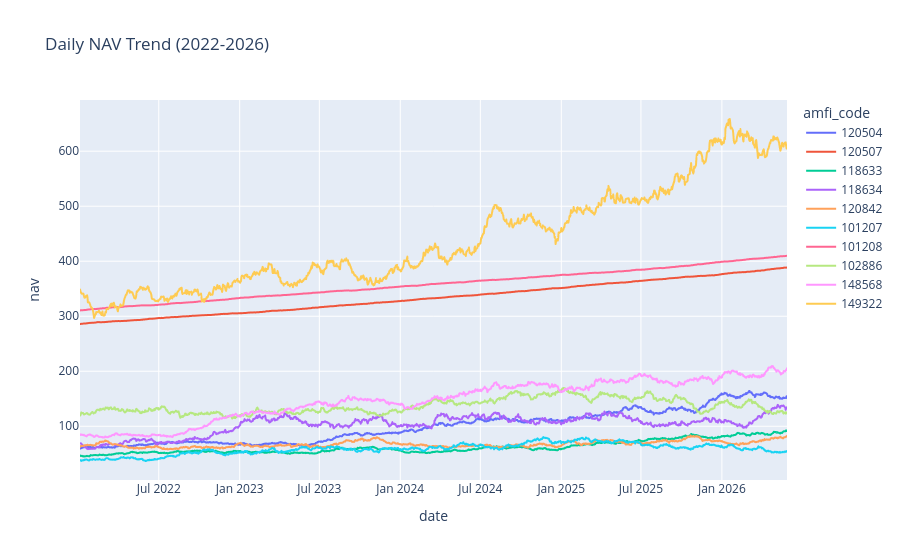

This figure's notebook cell:
### Code cell
# Plotly chart
fig = px.line(
    nav_top10,
    x='date',
    y='nav',
    color='amfi_code',
    title='Daily NAV Trend (2022-2026)'
)

fig.show()

### Figure 1 — Plotly figure (JSON) as saved in the notebook; plotly's stock layout.template omitted (floating-point values rounded to 4 significant figures; data arrays with more than 128 entries replaced by an {"elided": "..."} marker saying what was removed)
{"data": [{"hovertemplate": "amfi_code=120504<br>date=%{x}<br>nav=%{y}<extra></extra>", "legendgroup": "120504", "line": {"color": "#636efa", "dash": "solid"}, "marker": {"symbol": "circle"}, "mode": "lines", "name": "120504", "showlegend": true, "type": "scattergl", "x": {"elided": "1150 str values"}, "xaxis": "x", "y": {"elided": "1150 float values"}, "yaxis": "y"}, {"hovertemplate": "amfi_code=120507<br>date=%{x}<br>nav=%{y}<extra></extra>", "legendgroup": "120507", "line": {"color": "#EF553B", "dash": "solid"}, "marker": {"symbol": "circle"}, "mode": "lines", "name": "120507", "showlegend": true, "type": "scattergl", "x": {"elided": "1150 str values"}, "xaxis": "x", "y": {"elided": "1150 float values"}, "yaxis": "y"}, {"hovertemplate": "amfi_code=118633<br>date=%{x}<br>nav=%{y}<extra></extra>", "legendgroup": "118633", "line": {"color": "#00cc96", "dash": "solid"}, "marker": {"symbol": "circle"}, "mode": "lines", "name": "118633", "showlegend": true, "type": "scattergl", "x": {"elided": "1150 str values"}, "xaxis": "x", "y": {"elided": "1150 float values"}, "yaxis": "y"}, {"hovertemplate": "amfi_code=118634<br>date=%{x}<br>nav=%{y}<extra></extra>", "legendgroup": "118634", "line": {"color": "#ab63fa", "dash": "solid"}, "marker": {"symbol": "circle"}, "mode": "lines", "name": "118634", "showlegend": true, "type": "scattergl", "x": {"elided": "1150 str values"}, "xaxis": "x", "y": {"elided": "1150 float values"}, "yaxis": "y"}, {"hovertemplate": "amfi_code=120842<br>date=%{x}<br>nav=%{y}<extra></extra>", "legendgroup": "120842", "line": {"color": "#FFA15A", "dash": "solid"}, "marker": {"symbol": "circle"}, "mode": "lines", "name": "120842", "showlegend": true, "type": "scattergl", "x": {"elided": "1150 str values"}, "xaxis": "x", "y": {"elided": "1150 float values"}, "yaxis": "y"}, {"hovertemplate": "amfi_code=101207<br>date=%{x}<br>nav=%{y}<extra></extra>", "legendgroup": "101207", "line": {"color": "#19d3f3", "dash": "solid"}, "marker": {"symbol": "circle"}, "mode": "lines", "name": "101207", "showlegend": true, "type": "scattergl", "x": {"elided": "1150 str values"}, "xaxis": "x", "y": {"elided": "1150 float values"}, "yaxis": "y"}, {"hovertemplate": "amfi_code=101208<br>date=%{x}<br>nav=%{y}<extra></extra>", "legendgroup": "101208", "line": {"color": "#FF6692", "dash": "solid"}, "marker": {"symbol": "circle"}, "mode": "lines", "name": "101208", "showlegend": true, "type": "scattergl", "x": {"elided": "1150 str values"}, "xaxis": "x", "y": {"elided": "1150 float values"}, "yaxis": "y"}, {"hovertemplate": "amfi_code=102886<br>date=%{x}<br>nav=%{y}<extra></extra>", "legendgroup": "102886", "line": {"color": "#B6E880", "dash": "solid"}, "marker": {"symbol": "circle"}, "mode": "lines", "name": "102886", "showlegend": true, "type": "scattergl", "x": {"elided": "1150 str values"}, "xaxis": "x", "y": {"elided": "1150 float values"}, "yaxis": "y"}, {"hovertemplate": "amfi_code=148568<br>date=%{x}<br>nav=%{y}<extra></extra>", "legendgroup": "148568", "line": {"color": "#FF97FF", "dash": "solid"}, "marker": {"symbol": "circle"}, "mode": "lines", "name": "148568", "showlegend": true, "type": "scattergl", "x": {"elided": "1150 str values"}, "xaxis": "x", "y": {"elided": "1150 float values"}, "yaxis": "y"}, {"hovertemplate": "amfi_code=149322<br>date=%{x}<br>nav=%{y}<extra></extra>", "legendgroup": "149322", "line": {"color": "#FECB52", "dash": "solid"}, "marker": {"symbol": "circle"}, "mode": "lines", "name": "149322", "showlegend": true, "type": "scattergl", "x": {"elided": "1150 str values"}, "xaxis": "x", "y": {"elided": "1150 float values"}, "yaxis": "y"}], "layout": {"autosize": true, "legend": {"title": {"text": "amfi_code"}, "tracegroupgap": 0}, "title": {"text": "Daily NAV Trend (2022-2026)"}, "xaxis": {"anchor": "y", "autorange": true, "domain": [0, 1], "range": ["2022-01-03", "2026-05-29"], "title": {"text": "date"}, "type": "date"}, "yaxis": {"anchor": "x", "autorange": true, "domain": [0, 1], "range": [2.368, 693.0], "title": {"text": "nav"}, "type": "linear"}}}
